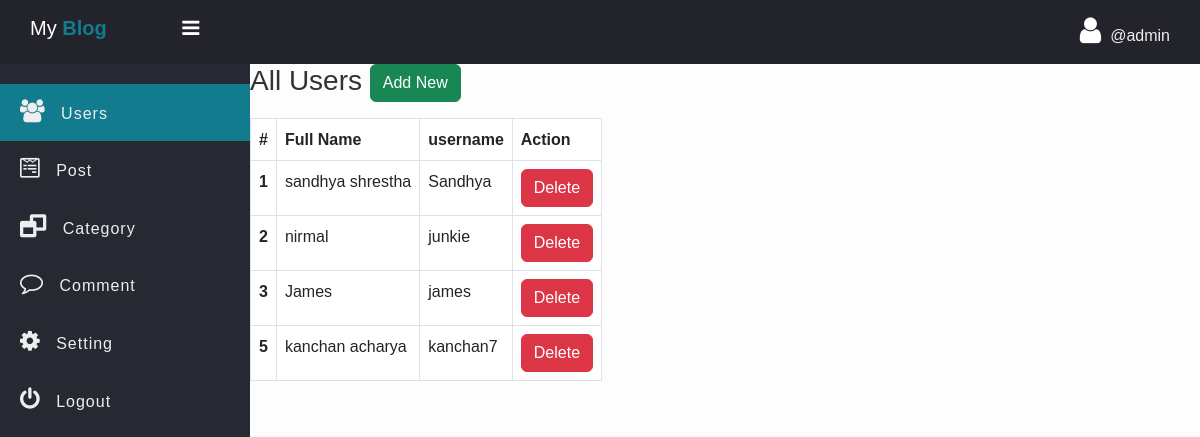
Page /admin/users.php (signed in) on the committed database.
### tables this page shows
CREATE TABLE `users` (
  `id` int(11) NOT NULL,
  `fname` varchar(255) NOT NULL,
  `username` varchar(255) NOT NULL,
  `password` varchar(255) NOT NULL
);

### admin/data/User.php (called while the page is built, shortened)
<?php
function getAll($conn){
   $sql = "SELECT id, fname, username FROM users";
   $stmt = $conn->prepare($sql);
   $stmt->execute();
   if($stmt->rowCount() >= 1){
   	   $data = $stmt->fetchAll();
   	   return $data;
   }else {
   	 return 0;
   }
}

### admin/users.php (the view, shortened to what this page needs)
<?php
if (isset($_SESSION['admin_id']) && isset($_SESSION['username'])) {
 ?>
<!DOCTYPE html>
<html>
<head>
	<link rel="stylesheet" href="https://stackpath.bootstrapcdn.com/font-awesome/4.7.0/css/font-awesome.min.css">
	<link href="https://cdn.jsdelivr.net/npm/bootstrap@5.3.0/dist/css/bootstrap.min.css" rel="stylesheet">
	<link rel="stylesheet" href="../css/side-bar.css">
	<link rel="stylesheet" href="../css/style.css">
</head>
<body>
	<?php
	  include "inc/side-nav.php";
      include_once("data/User.php");
      include_once("../db_conn.php");
      $users = getAll($conn);
	?>
	 <div class="main-table">
	 	<h3 class="mb-3">All Users
	 		<a href="../signup.php" class="btn btn-success">Add New</a></h3>
	 	<?php if ($users != 0) { ?>
	 	<table class="table t1 table-bordered">
		  <thead>
		    <tr>
		      <th scope="col">#</th>
		      <th scope="col">Full Name</th>
		      <th scope="col">username</th>
		      <th scope="col">Action</th>
		    </tr>
		  </thead>
		  <tbody>
		  	<?php foreach ($users as $user) { ?>
		    <tr>
		      <th scope="row"><?=$user['id'] ?></th>
		      <td><?=$user['fname'] ?></td>
		      <td><?=$user['username'] ?></td>
		      <td>
		      	<a href="user-delete.php?user_id=<?=$user['id'] ?>" class="btn btn-danger">Delete</a>
		      </td>
		    </tr>
		    <?php } ?>
		  </tbody>
		</table>
	<?php }else{ ?>
		<div class="alert alert-warning">
			Empty!
		</div>
	<?php } ?>
	 </div>
	</section>
	</div>
</body>
</html>
<?php }else {
	header("Location: ../admin-login.php");
	exit;
} ?>

### css/side-bar.css (style rules this page uses)
* { padding: 0; margin: 0; box-sizing: border-box; font-family: arial, sans-serif; }

### booksans/css/style.css (style rules this page uses)
:root { --main-green: #6D9773; --mustard-yellow: #BB8A52; --bright-gold: #FFBA00; --cream: #FDFDFD; --light-grey: #f5f5f5; --dark-text: #333; --shadow: rgba(0, 0, 0, 0.1); }
* { box-sizing: border-box; margin: 0; padding: 0; }
body { font-family: 'Poppins', sans-serif; background-color: var(--cream); color: var(--dark-text); line-height: 1.6; transition: background 0.4s, color 0.4s; }

### rows in the picture
users: id "1", fname "sandhya shrestha", username "Sandhya"
users: id "2", fname "nirmal", username "junkie"
users: id "3", fname "James", username "james"
users: id "5", fname "kanchan acharya", username "kanchan7"

### other values in the picture
$_SESSION['username'] "admin"
